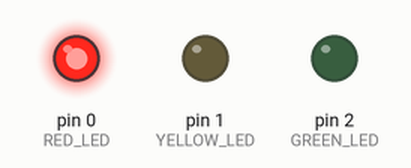
Bench run of a sketch on a simulated Arduino Uno, built with avr-gcc and run on an emulated ATmega328P. Parts: output pins drawn as LEDs (lit = HIGH).

Above: at 0.5 s.
At 2.2 s:
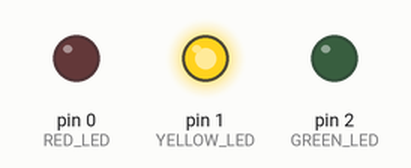
At 3.9 s:
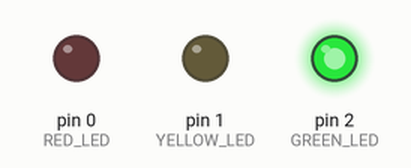
Timing chart, 0 to 5.5 s (numbered marks = the images above):
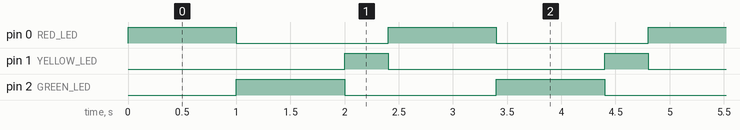

The sketch:

LED_Blink.ino
```cpp
const int RED_LED = 0;
const int GREEN_LED = 2;
const int YELLOW_LED = 1;
//이걸로 PIN NUMBER 설정해주는 것

void setup() {
  // put your setup code here, to run once:
  pinMode(RED_LED, OUTPUT);
  pinMode(GREEN_LED, OUTPUT);
  pinMode(YELLOW_LED, OUTPUT);
}

void loop()
{
  digitalWrite(RED_LED, 1);
  digitalWrite(GREEN_LED, 0);
  digitalWrite(YELLOW_LED, 0);
  delay(1000);

  digitalWrite(RED_LED, 0);
  digitalWrite(GREEN_LED, 1);
  digitalWrite(YELLOW_LED, 0);
  delay(1000);

  digitalWrite(RED_LED, 0);
  digitalWrite(GREEN_LED, 0);
  digitalWrite(YELLOW_LED, 1);
  delay(400);
}
```

Measured:
- by itself, pin 0 (RED_LED), pin 2 (GREEN_LED): alternates HIGH for 1.0 s and LOW for 1.4 s
- by itself, pin 1 (YELLOW_LED): alternates HIGH for 0.40 s and LOW for 2.0 s
- by itself, everything shown: repeats every 2.4 s, in 3 steps
